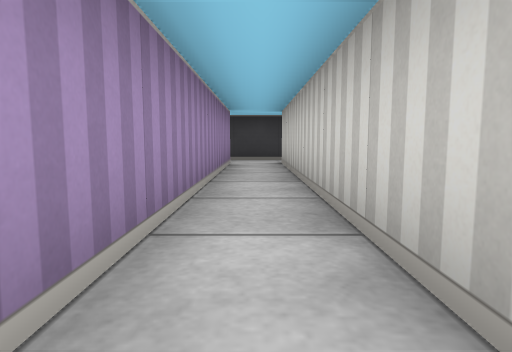
view 1 (above)

16 first-person views from a walk through a cub3D ray-caster map. The camera is about half as high as the walls, tilts 6° down and sees 75° across. The floor is counted in squares. Each view is taken from the middle of a square. On the plan, view 1 faces up. The plan holds only what a view shows up to about 9 squares ahead; the rest is blank.

view 2
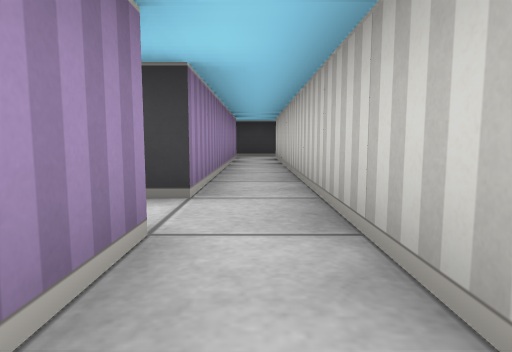

view 3
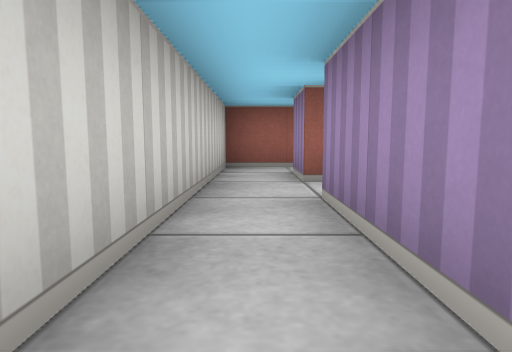

view 4
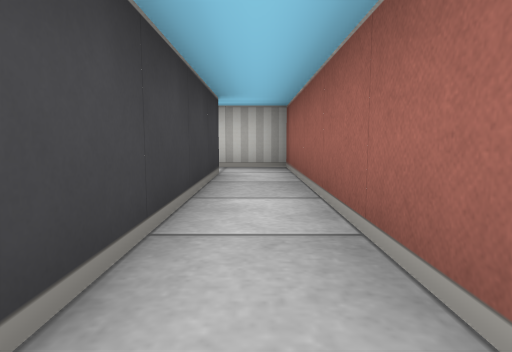

view 5
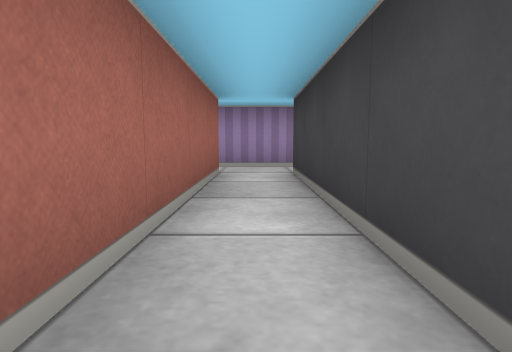

view 6
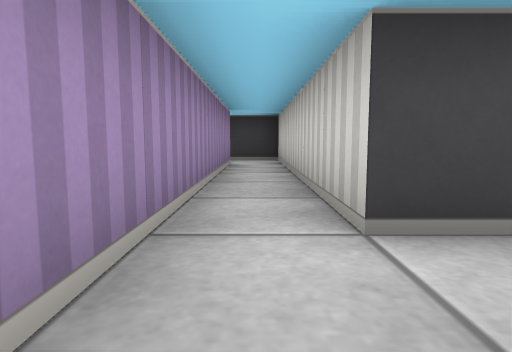

view 7
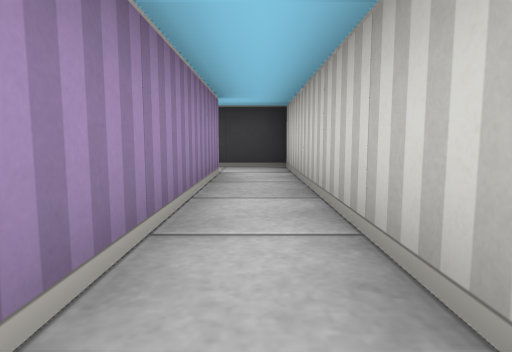

view 8
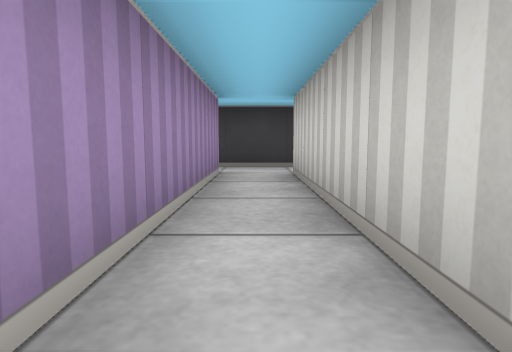

view 9
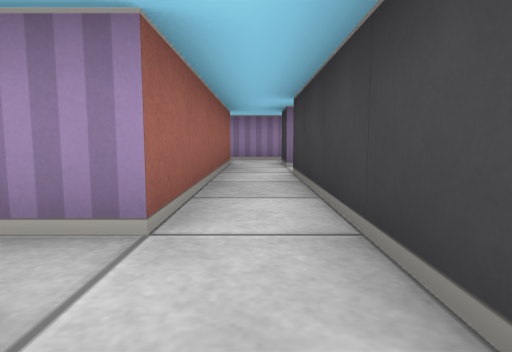

view 10
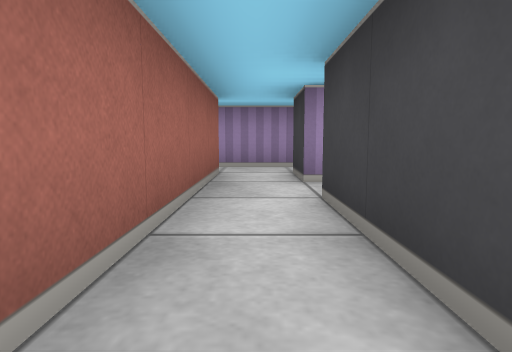

view 11
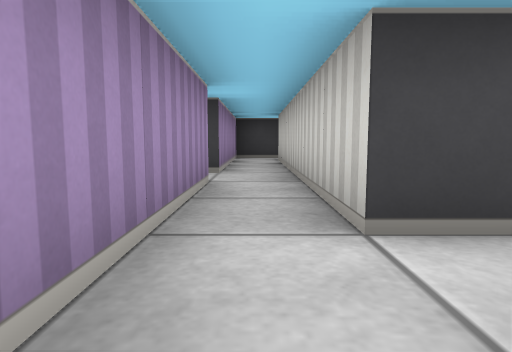

view 12
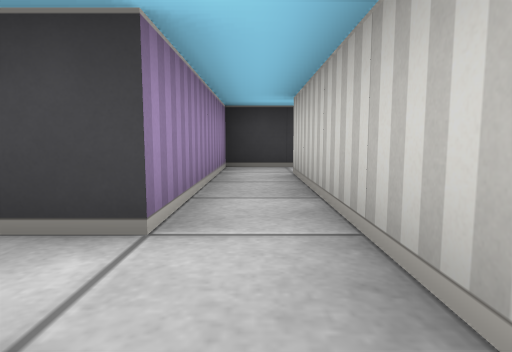

view 13
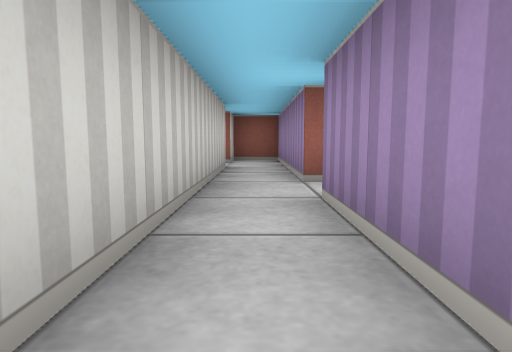

view 14
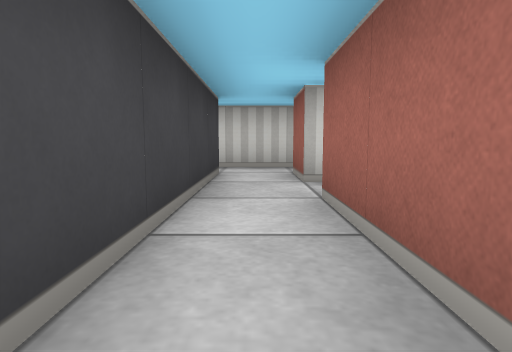

view 15
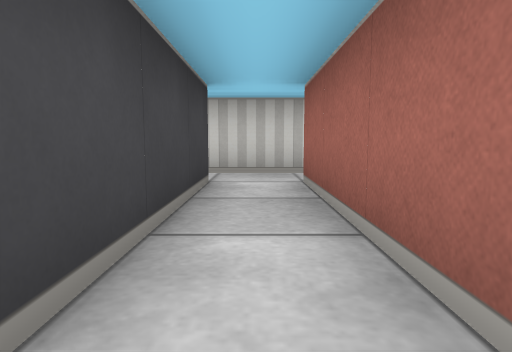

view 16
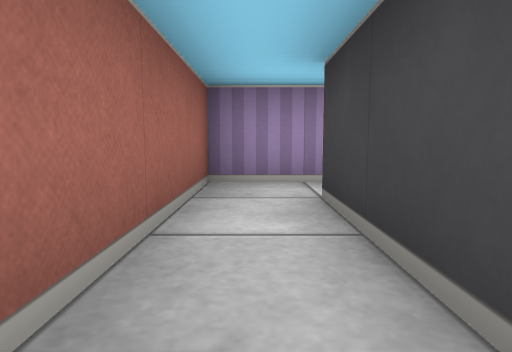

### Floor plan
Points are (right, up) in squares from view 1. A wall is a line through its corners. A room is listed if a view was taken in it or the views show most of it. See-through windows are left out.
Room 1 (views 1, 3, 8)
walls: (-0.5, 6.5) (-0.5, 0.5); (0.5, -0.5) (0.5, 6.5)
ways out: opening at (0, -1) to room 2; opening at (0, 7) to room 3; opening at (-1, 0) to room 6
Room 2 (views 2, 4, 5, 6, 7)
walls: (-5.5, -2.5) (0.5, -2.5) (0.5, -0.5); (-0.5, -0.5) (-0.5, -1.5) (-5.5, -1.5) (-5.5, 4.5) (-6.6, 4.5); (-6.5, 3.5) (-6.5, -2.6)
ways out: opening at (0, -1) to room 1; opening at (-7, 4); opening at (-6, -3)
Room 3 (views 9, 10, 14)
walls: (-4.5, 6.5) (-0.5, 6.5); (0.5, 6.5) (1.5, 6.5); (1.5, 7.5) (-3.5, 7.5)
ways out: opening at (0, 7) to room 1; opening at (-5, 7) to room 4; opening at (1, 7)
Room 4 (views 11, 12)
walls: (-4.5, 7.5) (-5.5, 7.5) (-5.5, 9.5); (-6.5, 9.5) (-6.5, 5.5) (-5.5, 5.5) (-5.5, 6.5) (-4.5, 6.5)
ways out: opening at (-5, 7) to room 3; opening at (-6, 8.5) to room 5
Room 5 (view 13)
walls: (-5.4, 14.5) (-6.5, 14.5) (-6.5, 10.5); (-5.5, 9.5) (-5.5, 13.5)
ways out: opening at (-6, 8.5) to room 4; opening at (-7, 10)
Room 6 (views 15, 16)
walls: (-4.5, 0.8) (-4.5, -0.5) (-0.5, -0.5); (-0.5, 0.5) (-3.5, 0.5)
ways out: opening at (-1, 0) to room 1

Where each view was taken, in squares from view 1:
view 1: 0 up, 0 right, facing up
view 2: 2 down, 0 right, facing up
view 3: 3 up, 0 right, facing down
view 4: 2 down, 5 left, facing right
view 5: 2 down, 1 left, facing left
view 6: 3 down, 6 left, facing up
view 7: 1 down, 6 left, facing up
view 8: 2 up, 0 right, facing up
view 9: 7 up, 1 right, facing left
view 10: 7 up, 1 left, facing left
view 11: 6 up, 6 left, facing up
view 12: 9 up, 6 left, facing up
view 13: 13 up, 6 left, facing down
view 14: 7 up, 3 left, facing right
view 15: 0 up, 4 left, facing right
view 16: 0 up, 1 left, facing left
